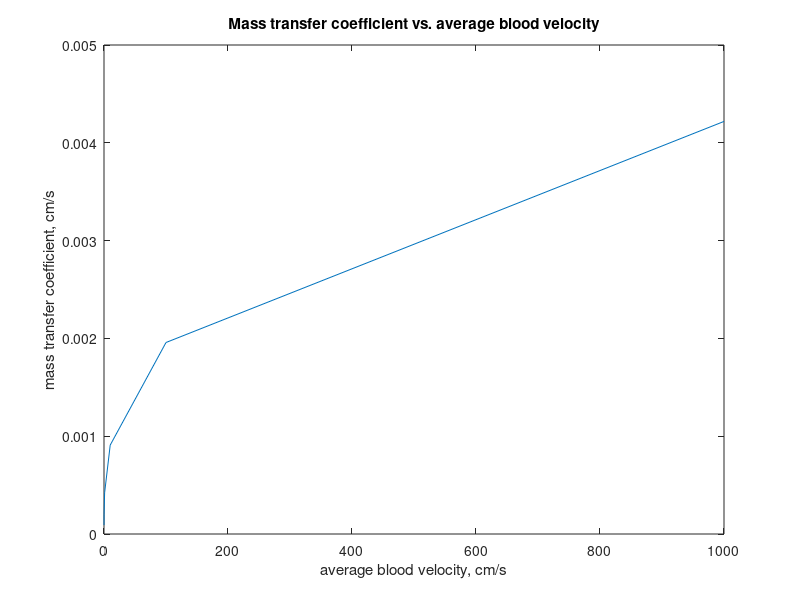

Write MATLAB code to recreate this figure.
%Mackenzie Marques
%BME 307, HW9, P3

vavg = logspace(-2,3,6); %cm/s
Re = 70.*vavg; %unitless
Sc = (0.03)/(1e-5); %unitless
Crit = (2*4.5)./(Re.*3000); %unitless
D = 2; %cm
L = 4.5; %cm
Deff = 1e-5; %cm^2/s
km = (Deff/D).*(1.86.*(Re.*Sc.*(D./L)).^(1/3));
plot(vavg,km);
xlabel('average blood velocity, cm/s');
ylabel('mass transfer coefficient, cm/s');
title('Mass transfer coefficient vs. average blood velocity'); 